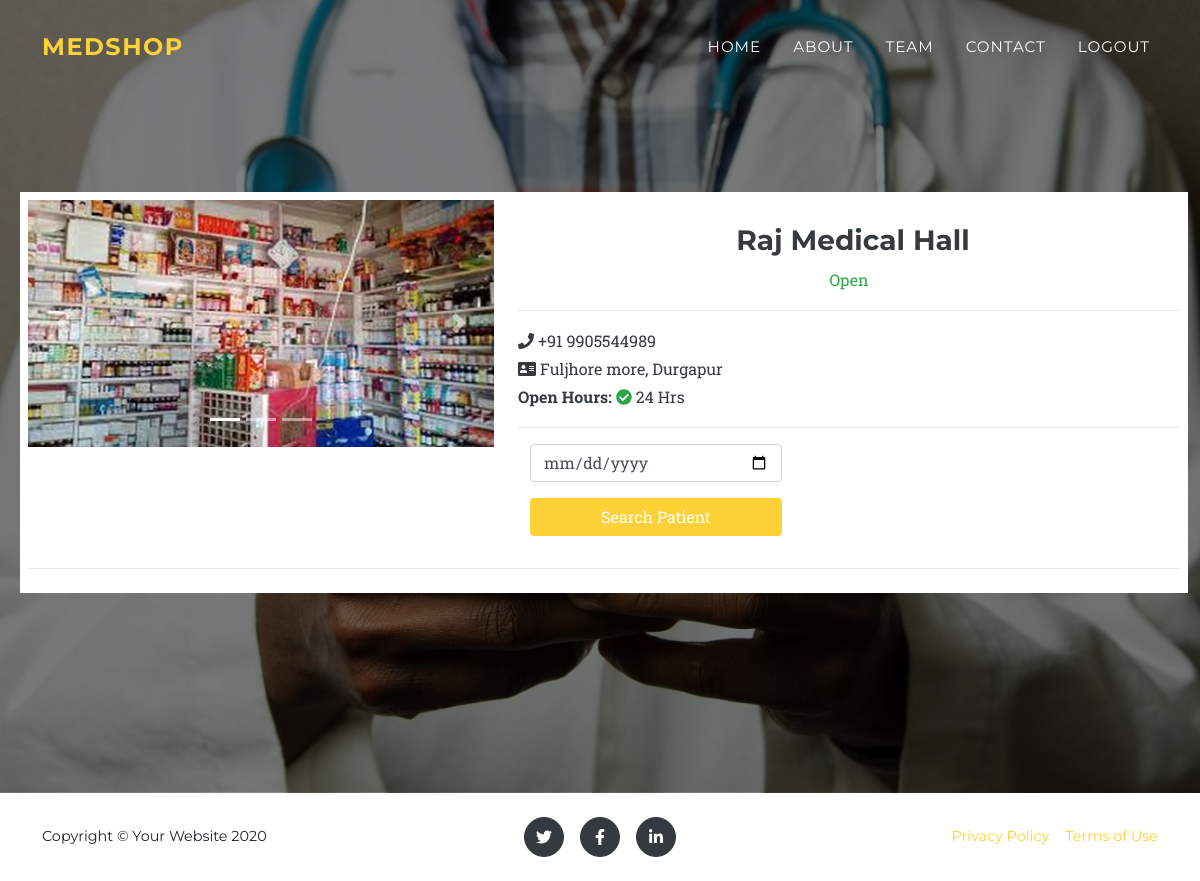
/patientlist.php?clinic=2 (signed in), run on the app's committed database.
### tables this page shows
CREATE TABLE `clinic` (
  `id` int(11) NOT NULL,
  `shopname` text NOT NULL,
  `mobile` text NOT NULL,
  `regno` text NOT NULL,
  `area` text NOT NULL,
  `city` text NOT NULL,
  `address` text NOT NULL,
  `openhours` text NOT NULL,
  `status` int(1) NOT NULL,
  `token` text NOT NULL,
  `verified` int(11) NOT NULL,
  `email` text NOT NULL,
  `password` text NOT NULL,
  `image` text NOT NULL
);

### patientlist.php (the view, shortened to what this page needs)
<?php
function test_input($data) {
  $data = trim($data);
  $data = stripslashes($data);
  $data = htmlspecialchars($data);
  return $data;
}
include_once"includes/connect.php";
if (!isset($_SESSION['email'])) {
   $_SESSION['msg'] = "You must log in first";
   header('location: login.php');
}else if(isset($_SESSION['email']) && $_SESSION['loginas'] == "patient"){
	header('location: index.php');
}else  if(isset($_SESSION['email']) && $_SESSION['loginas'] == "clinic"){
	header('location: patientdetails.php');
}else{
   $shopid=0;
  $shopid = test_input($_GET['clinic']);
  $sql = "SELECT * FROM clinic where id ='$shopid'";
   $result = $conn->query($sql);
   if ($result->num_rows > 0) {
       $row = $result->fetch_assoc();
       $shopname=$row['shopname'];
       $address=$row['address'];
       $openhours=$row['openhours'];
       $image=$row['image'];
       $mobile=$row['mobile'];
}
else{
  echo("<script>location.href = 'doctor.php';</script>");
}
}
?>
<!DOCTYPE html>
<html lang="en">
    <head>
        <link href="css/styles.css" rel="stylesheet" />
        <link href="css/fontawesome/all.css" rel="stylesheet" />
		<link href='select2/dist/css/select2.min.css' rel='stylesheet' type='text/css'>
    </head>
    <body id="page-top">
		<?php include_once("includes/header.php");?>
        <header class="masthead text-dark">
		<div class="container-fluid">
				   <div class="ml-2 p-2 bg-white" style="margin-top:-80px;">
				   <div class="row">
				   <div class="col-sm-5 col-12">
				   <div id="carouselExampleIndicators" class="carousel slide" data-ride="carousel">
			  <ol class="carousel-indicators">
				<li data-target="#carouselExampleIndicators" data-slide-to="0" class="active"></li>
				<li data-target="#carouselExampleIndicators" data-slide-to="1"></li>
				<li data-target="#carouselExampleIndicators" data-slide-to="2"></li>
			  </ol>
			  <div class="carousel-inner">
				<div class="carousel-item active">
				  <img class="d-block w-100" src="assets/img/shops/<?php echo $image;?>" alt="First slide">
				</div>
			  </div>
			  <a class="carousel-control-prev" href="#carouselExampleIndicators" role="button" data-slide="prev">
				<span class="carousel-control-prev-icon" aria-hidden="true"></span>
			  </a>
			  <a class="carousel-control-next" href="#carouselExampleIndicators" role="button" data-slide="next">
				<span class="carousel-control-next-icon" aria-hidden="true"></span>
			  </a>
			</div>
					</div>
					<div class="col-sm-7 col-12">
					<h3 class="mt-0 d-none d-sm-block text-center mt-4 ml-2"><?php echo $shopname;?></h3>
					<p class="text-center text-success">Open</p>
					<hr>
					<div class="desktop d-sm-block d-none text-left mt-sm-0">
					<p><i class="fas fa-phone"></i> +91 <?php echo $mobile;?></p>
					<p><i class="fas fa-address-card"></i> <?php echo $address;?></p>
					<p><b>Open Hours:</b> <i class="fas fa-check-circle text-success"></i> <?php echo $openhours;?> Hrs</p>
					</div>
					<hr>
					<form method="post" action="patientlist.php?clinic=<?php echo $shopid;?>">
								<div class="col-sm-5">
									<div class="form-group">
													<input class="form-control" name="date" type="date" placeholder="Enter date" required>
									</div>
							</div>
							<div class="col-sm-5">
							<div class="form-group">
								   <button type="submit" class="btn btn-block btn-primary" name="submit" >Search Patient</button>
							  </div>
							  </div>
					</form>
				</div>
					</div>
					<hr>
					</div>
		</div>
        </header>
       <?php include_once("includes/footer.php");?>
    </body>
</html>

### patientlist.php (style rules this page uses)
.desktop p { margin:0em; }

### data on the page
clinic: image (picture), shopname "Raj Medical Hall", mobile "9905544989", address "Fuljhore more, Durgapur", openhours "24"
